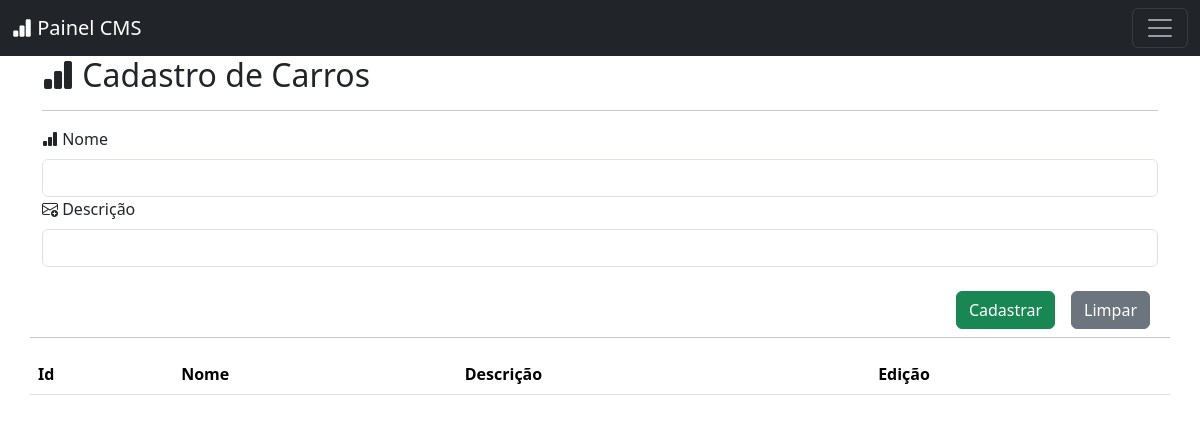
The page /admin/car/index.php (signed in) on the database as committed earlier.
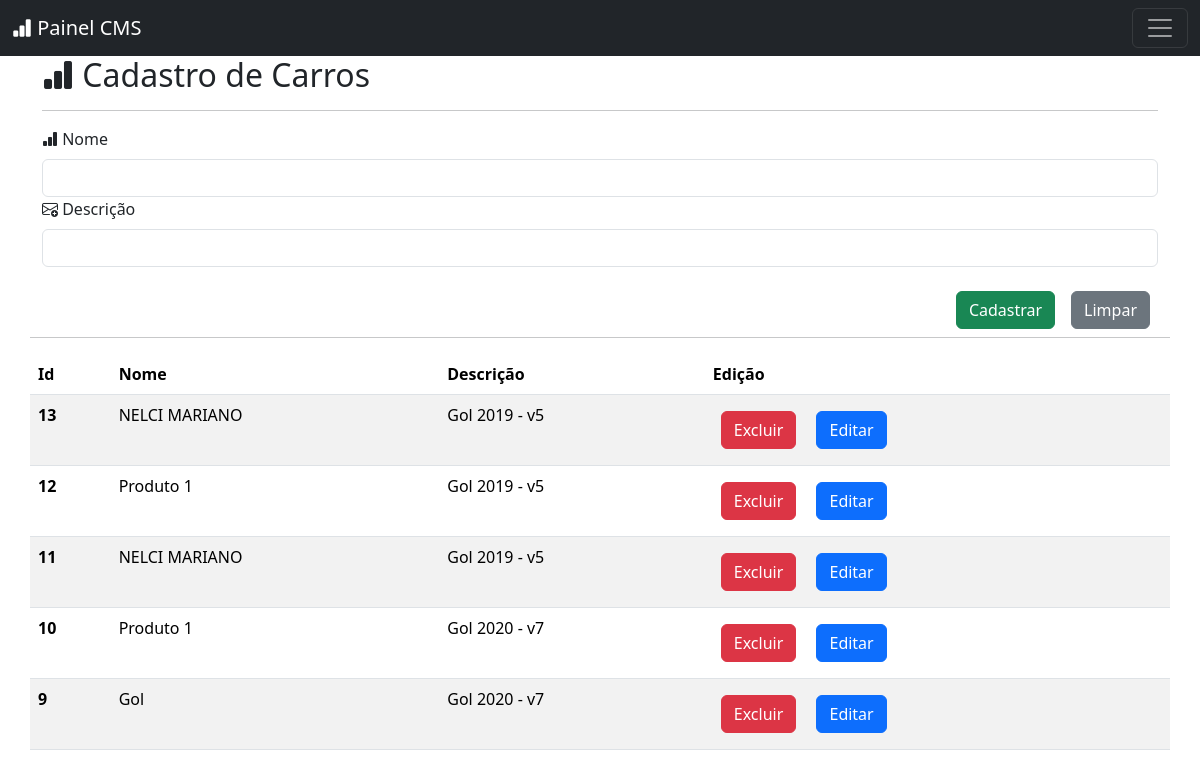
The same page on the database as committed later.
### tables this page shows
CREATE TABLE `car` (
  `id` int(11) NOT NULL,
  `name` varchar(255) NOT NULL,
  `description` text NOT NULL,
  `status` int(11) NOT NULL
);

### conn/config.php (called while the page is built)
<?php
$base = 'http://localhost/app-login';
?>

### _class/model.class.php (called while the page is built, shortened)
<?php
class Model
{
    private $pdo;
    private $table;
    public function __construct($pdo, $table)
    {
        $this->pdo = $pdo;
        $this->table = $table;
    }
    public function selectAll()
    {
        try {
            $sql = "SELECT * FROM $this->table order by id DESC ";
            $sth = $this->pdo->query($sql);
            return $sth->fetchAll(PDO::FETCH_ASSOC);
        } catch (PDOException $e) {
            echo 'Database error: ' . $e->getMessage();
        }
        return [];
    }
}

### admin/car/index.php (the view, shortened to what this page needs)
<?php
include '../../conn/conect.php';
include '../../_class/model.class.php';
?>
<!DOCTYPE html>
<html lang="en">
<head>
    <link href="https://cdn.jsdelivr.net/npm/bootstrap@5.3.3/dist/css/bootstrap.min.css" rel="stylesheet">
    <link rel="stylesheet" href="https://cdn.jsdelivr.net/npm/bootstrap-icons@1.11.3/font/bootstrap-icons.min.css">
    <link rel="stylesheet" href="https://cdn.jsdelivr.net/npm/sweetalert2@11/dist/sweetalert2.min.css">
</head>
<body>
    <?php
    include '../inc/menu.php';
    ?>
    <div class="container">
        <div class="row">
            <div class="col-12">
                <h2 class="fs-2"><i class="bi bi-bar-chart-fill"></i> Cadastro de Carros</h2>
                <hr>
                <form action="insert.php" method="post" enctype="multipart/form-data" class="d-flex flex-column">
                    <div class="form-group">
                        <label class="form-label"> <i class="bi bi-bar-chart-fill"></i> Nome</label>
                        <input class="form-control" type="text" name="name">
                    </div>
                    <div class="form-group">
                        <label class="form-label"> <i class="bi bi-envelope-plus"></i> Descrição </label>
                        <input class="form-control" type="text" name="description">
                    </div>
                    <div class="d-flex justify-content-end mt-3">
                        <button type="submit" class="btn btn-success m-2">Cadastrar</button>
                        <button type="reset" class="btn btn-secondary m-2">Limpar</button>
                    </div>
                </form>
            </div>
            <hr>
            <table class="table table-striped">
                <thead>
                    <tr>
                        <th scope="col">Id</th>
                        <th scope="col">Nome</th>
                        <th scope="col" class="d-none d-md-table-cell">Descrição</th>
                        <th scope="col">Edição</th>
                    </tr>
                </thead>
                <tbody>
                    <?php
                    try {
                        $Model = new Model($pdo, 'car');
                        $data = $Model->selectAll();
                        foreach ($data as $registers) :
                            extract($registers);
                    ?>
                            <tr>
                                <th scope="row"><?= $id ?></th>
                                <td><?= $name ?></td>
                                <td class="d-none d-md-table-cell"><?= $description ?></td>
                                <td>
                                    <button class="btn btn-danger m-2 btn-delete" data-id="<?= $id; ?>">Excluir</button>
                                    <a class="btn btn-primary m-2" href="<?= $base; ?>/admin/car/form-update.php?id=<?= $id; ?>"> Editar </a>
                                </td>
                            </tr>
                    <?php
                        endforeach;
                    } catch (PDOException $e) {
                        echo 'error ' . $e->getMessage();
                    }
                    ?>
                </tbody>
            </table>
        </div>
    </div>
</body>
</html>

### admin/inc/menu.php (shortened to what this page needs)
<nav class="navbar navbar-dark bg-dark">
  <div class="container-fluid">
    <a class="navbar-brand" href="<?= $base ?>/admin/home.php"> <i class="bi bi-bar-chart-fill"></i> Painel CMS</a>
    <button class="navbar-toggler" type="button" data-bs-toggle="offcanvas" data-bs-target="#offcanvasDarkNavbar" aria-controls="offcanvasDarkNavbar" aria-label="Toggle navigation">
      <span class="navbar-toggler-icon"></span>
    </button>
  </div>
</nav>

Rows that differ between the two databases and show on the page:
added car: id "13", name "NELCI MARIANO", description "Gol 2019 - v5"
added car: id "12", name "Produto 1", description "Gol 2019 - v5"
added car: id "11", name "NELCI MARIANO", description "Gol 2019 - v5"
added car: id "10", name "Produto 1", description "Gol 2020 - v7"
added car: id "9", name "Gol", description "Gol 2020 - v7"
